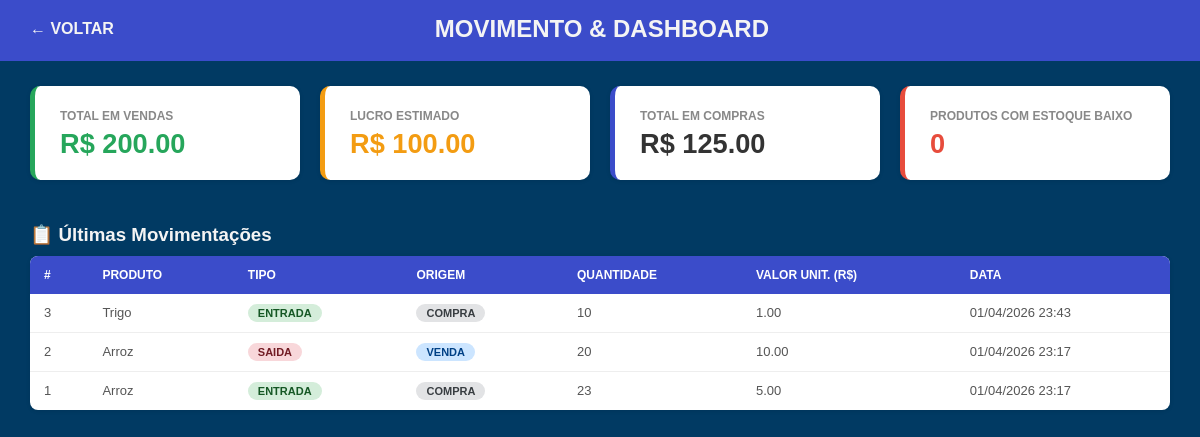
/movimento, run on the app's committed database.
### app.py (models this page shows)
class Movimentacao(db.Model):
    __tablename__ = 'movimentacoes_estoque'
    id = db.Column(db.Integer, primary_key=True)
    produto_id = db.Column(db.Integer, db.ForeignKey('produtos.id', ondelete='CASCADE'))
    tipo = db.Column(db.Enum('entrada', 'saida'), nullable=False)
    quantidade = db.Column(db.Integer, nullable=False)
    origem = db.Column(db.Enum('compra', 'venda', 'ajuste'), nullable=False)
    valor_unitario = db.Column(db.Numeric(10, 2))
    custo_unitario = db.Column(db.Numeric(10, 2))
    data_movimentacao = db.Column(db.DateTime, default=db.func.current_timestamp())

class Produto(db.Model):
    __tablename__ = 'produtos'
    id = db.Column(db.Integer, primary_key=True)
    nome = db.Column(db.String(50))
    categoria = db.Column(db.String(50))
    quantidade = db.Column(db.Integer, default=0)
    estoque_minimo = db.Column(db.Integer, default=5)
    preco_custo = db.Column(db.Numeric(10, 2))
    preco_venda = db.Column(db.Numeric(10, 2))
    fornecedor_id = db.Column(db.Integer, db.ForeignKey('fornecedores.id'))
    descricao = db.Column(db.Text)

### app.py (the view)
@app.route('/movimento')
def movimento():
    movimentacoes = db.session.query(Movimentacao, Produto).join(
        Produto, Movimentacao.produto_id == Produto.id
    ).order_by(Movimentacao.data_movimentacao.desc()).limit(100).all()
    total_vendas = 0
    total_lucro = 0
    total_compras = 0
    for mov, prod in movimentacoes:
        if mov.tipo == 'saida' and mov.origem == 'venda':
            receita = float(mov.valor_unitario or 0) * mov.quantidade
            custo = float(mov.custo_unitario or 0) * mov.quantidade
            total_vendas += receita
            total_lucro += (receita - custo)
        elif mov.tipo == 'entrada' and mov.origem == 'compra':
            total_compras += float(mov.valor_unitario or 0) * mov.quantidade
    alertas = Produto.query.filter(Produto.quantidade <= Produto.estoque_minimo).all()
    lista_mov = []
    for mov, prod in movimentacoes:
        lista_mov.append({
            "id": mov.id,
            "produto_nome": prod.nome,
            "tipo": mov.tipo,
            "origem": mov.origem,
            "quantidade": mov.quantidade,
            "valor_unitario": mov.valor_unitario,
            "data": mov.data_movimentacao.strftime('%d/%m/%Y %H:%M') if mov.data_movimentacao else "-"
        })
    return render_template('movimento.html',
                           movimentacoes=lista_mov,
                           total_vendas=total_vendas,
                           total_lucro=total_lucro,
                           total_compras=total_compras,
                           alertas=alertas)

### templates/movimento.html (shortened to what this page needs)
<!DOCTYPE html>
<html lang="pt-br">
<head>
</head>
<body>
<div class="header">
    <a href="/">&#8592; VOLTAR</a>
    <h2>MOVIMENTO &amp; DASHBOARD</h2>
</div>
<div class="cards">
    <div class="card verde">
        <label>Total em Vendas</label>
        <div class="valor">R$ {{ "%.2f"|format(total_vendas) }}</div>
    </div>
    <div class="card laranja">
        <label>Lucro Estimado</label>
        <div class="valor">R$ {{ "%.2f"|format(total_lucro) }}</div>
    </div>
    <div class="card">
        <label>Total em Compras</label>
        <div class="valor">R$ {{ "%.2f"|format(total_compras) }}</div>
    </div>
    <div class="card vermelho">
        <label>Produtos com Estoque Baixo</label>
        <div class="valor">{{ alertas|length }}</div>
    </div>
</div>
<div class="secao">
    <h3>📋 Últimas Movimentações</h3>
    {% if movimentacoes %}
    <table>
        <thead>
            <tr>
                <th>#</th>
                <th>PRODUTO</th>
                <th>TIPO</th>
                <th>ORIGEM</th>
                <th>QUANTIDADE</th>
                <th>VALOR UNIT. (R$)</th>
                <th>DATA</th>
            </tr>
        </thead>
        <tbody>
            {% for m in movimentacoes %}
            <tr>
                <td>{{ m.id }}</td>
                <td>{{ m.produto_nome }}</td>
                <td>
                    <span class="badge {{ 'badge-entrada' if m.tipo == 'entrada' else 'badge-saida' }}">
                        {{ m.tipo|upper }}
                    </span>
                </td>
                <td>
                    <span class="badge {{ 'badge-venda' if m.origem == 'venda' else 'badge-compra' }}">
                        {{ m.origem|upper }}
                    </span>
                </td>
                <td>{{ m.quantidade }}</td>
                <td>{{ "%.2f"|format(m.valor_unitario|float) if m.valor_unitario else "-" }}</td>
                <td>{{ m.data }}</td>
            </tr>
            {% endfor %}
        </tbody>
    </table>
    {% else %}
    <p style="color:#888;">Nenhuma movimentação registrada ainda.</p>
    {% endif %}
</div>
</body>
</html>

### templates/movimento.html (style rules this page uses)
* { box-sizing: border-box; }
body { font-family: sans-serif; margin: 0; background: #013a63; }
.header { background: #3b4cca; border-bottom: 3px solid #3b4cca; padding: 15px 30px; display: flex; justify-content: space-between; align-items: center; }
.header a { text-decoration: none; font-weight: bold; color: #f4f4f4; }
.header h2 { margin: 0; color: #f4f4f4 }
.cards { display: flex; gap: 20px; padding: 25px 30px; flex-wrap: wrap; }
.card { flex: 1; min-width: 180px; background: white; border-radius: 10px; padding: 20px 25px; box-shadow: 0 1px 4px rgba(0,0,0,0.1); border-left: 5px solid #3b4cca; }
.card.verde { border-left-color: #26a65b; }
.card.laranja { border-left-color: #f39c12; }
.card.vermelho { border-left-color: #e74c3c; }
.card label { font-size: 12px; text-transform: uppercase; color: #888; font-weight: bold; }
.card .valor { font-size: 1.7rem; font-weight: bold; color: #333; margin-top: 4px; }
.card.verde .valor { color: #26a65b; }
.card.laranja .valor { color: #f39c12; }
.card.vermelho .valor { color: #e74c3c; }
.secao { padding: 0 30px 20px 30px; }
.secao h3 { margin-bottom: 10px; color: #f4f4f4; }
table { width: 100%; border-collapse: collapse; background: white; border-radius: 8px; overflow: hidden; box-shadow: 0 1px 4px rgba(0,0,0,0.1); }
th { background: #3b4cca; color: white; padding: 12px 14px; text-align: left; font-size: 12px; text-transform: uppercase; }
td { padding: 10px 14px; border-bottom: 1px solid #eee; font-size: 13px; color: #555; }
tr:last-child td { border-bottom: none; }
.badge { display: inline-block; padding: 3px 10px; border-radius: 20px; font-size: 11px; font-weight: bold; }
.badge-entrada { background: #d4edda; color: #155724; }
.badge-saida { background: #f8d7da; color: #721c24; }
.badge-venda { background: #cce5ff; color: #004085; }
.badge-compra { background: #e2e3e5; color: #383d41; }

### data on the page
Movimentacao: id "3", produto_nome "Trigo", tipo "ENTRADA", origem "COMPRA", quantidade "10", valor_unitario "1.00", data "01/04/2026 23:43"
Movimentacao: id "2", produto_nome "Arroz", tipo "SAIDA", origem "VENDA", quantidade "20", valor_unitario "10.00", data "01/04/2026 23:17", id "1", tipo "ENTRADA", origem "COMPRA", quantidade "23"
Movimentacao: valor_unitario "5.00"

### other printed values
{{ "%.2f"|format(total_vendas) }} "200.00"
{{ "%.2f"|format(total_lucro) }} "100.00"
{{ "%.2f"|format(total_compras) }} "125.00"
{{ alertas|length }} "0"
